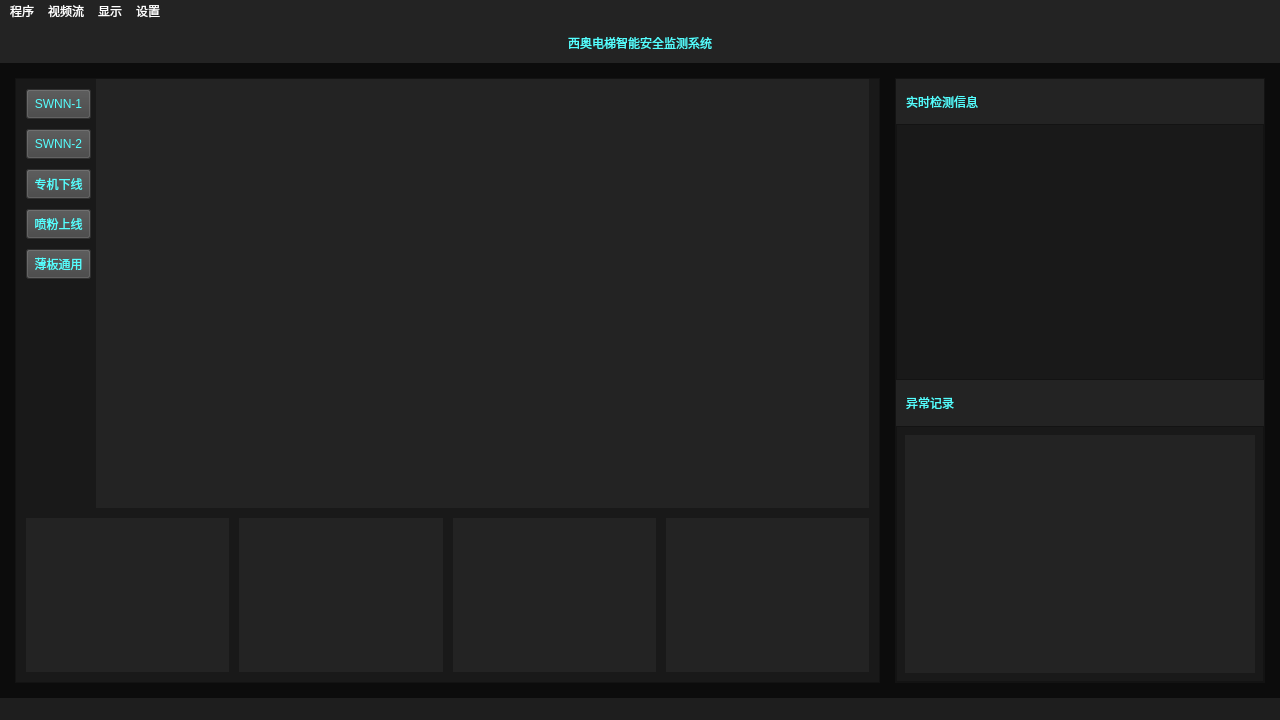
<?xml version="1.0" encoding="UTF-8"?>
<ui version="4.0">
 <class>MainWindow</class>
 <widget class="QMainWindow" name="MainWindow">
  <property name="geometry">
   <rect>
    <x>0</x>
    <y>0</y>
    <width>1280</width>
    <height>720</height>
   </rect>
  </property>
  <property name="windowTitle">
   <string>MainWindow</string>
  </property>
  <property name="styleSheet">
   <string notr="true">background-color: rgb(12, 12, 12);
color: rgb(85, 255, 255);</string>
  </property>
  <widget class="QWidget" name="centralwidget">
   <layout class="QVBoxLayout" name="verticalLayout" stretch="1,15">
    <property name="spacing">
     <number>15</number>
    </property>
    <property name="leftMargin">
     <number>0</number>
    </property>
    <property name="topMargin">
     <number>0</number>
    </property>
    <property name="rightMargin">
     <number>0</number>
    </property>
    <property name="bottomMargin">
     <number>15</number>
    </property>
    <item>
     <widget class="QLabel" name="titlelabel">
      <property name="sizePolicy">
       <sizepolicy hsizetype="Expanding" vsizetype="Preferred">
        <horstretch>1</horstretch>
        <verstretch>0</verstretch>
       </sizepolicy>
      </property>
      <property name="minimumSize">
       <size>
        <width>0</width>
        <height>40</height>
       </size>
      </property>
      <property name="maximumSize">
       <size>
        <width>16777215</width>
        <height>60</height>
       </size>
      </property>
      <property name="layoutDirection">
       <enum>Qt::LeftToRight</enum>
      </property>
      <property name="autoFillBackground">
       <bool>false</bool>
      </property>
      <property name="styleSheet">
       <string notr="true">background-color: rgb(35, 35, 35);
font: 29pt &quot;宋体&quot;;
color: rgb(90, 174, 242);
color: rgb(0, 255, 255);
color: rgb(85, 255, 255);</string>
      </property>
      <property name="text">
       <string>西奥电梯智能安全监测系统</string>
      </property>
      <property name="scaledContents">
       <bool>true</bool>
      </property>
      <property name="alignment">
       <set>Qt::AlignCenter</set>
      </property>
      <property name="indent">
       <number>0</number>
      </property>
      <property name="textInteractionFlags">
       <set>Qt::NoTextInteraction</set>
      </property>
     </widget>
    </item>
    <item>
     <layout class="QHBoxLayout" name="horizontalLayout_1" stretch="7,3">
      <property name="spacing">
       <number>15</number>
      </property>
      <property name="leftMargin">
       <number>15</number>
      </property>
      <property name="rightMargin">
       <number>15</number>
      </property>
      <item>
       <widget class="QFrame" name="frame_1">
        <property name="styleSheet">
         <string notr="true">background-color: rgb(25, 25, 25);</string>
        </property>
        <property name="frameShape">
         <enum>QFrame::StyledPanel</enum>
        </property>
        <property name="frameShadow">
         <enum>QFrame::Raised</enum>
        </property>
        <layout class="QVBoxLayout" name="verticalLayout_2" stretch="25,9">
         <property name="spacing">
          <number>10</number>
         </property>
         <property name="leftMargin">
          <number>10</number>
         </property>
         <property name="topMargin">
          <number>0</number>
         </property>
         <property name="rightMargin">
          <number>10</number>
         </property>
         <property name="bottomMargin">
          <number>10</number>
         </property>
         <item>
          <layout class="QHBoxLayout" name="horizontalLayout_2" stretch="7,100">
           <property name="spacing">
            <number>5</number>
           </property>
           <property name="leftMargin">
            <number>0</number>
           </property>
           <property name="topMargin">
            <number>0</number>
           </property>
           <property name="rightMargin">
            <number>0</number>
           </property>
           <property name="bottomMargin">
            <number>0</number>
           </property>
           <item>
            <layout class="QVBoxLayout" name="verticalLayout_1" stretch="1,1,1,1,1,10">
             <property name="spacing">
              <number>10</number>
             </property>
             <property name="sizeConstraint">
              <enum>QLayout::SetFixedSize</enum>
             </property>
             <property name="topMargin">
              <number>10</number>
             </property>
             <item alignment="Qt::AlignHCenter|Qt::AlignTop">
              <widget class="QPushButton" name="pushButton_1">
               <property name="sizePolicy">
                <sizepolicy hsizetype="MinimumExpanding" vsizetype="MinimumExpanding">
                 <horstretch>0</horstretch>
                 <verstretch>0</verstretch>
                </sizepolicy>
               </property>
               <property name="minimumSize">
                <size>
                 <width>65</width>
                 <height>30</height>
                </size>
               </property>
               <property name="maximumSize">
                <size>
                 <width>70</width>
                 <height>33</height>
                </size>
               </property>
               <property name="styleSheet">
                <string notr="true">color: rgb(198, 198, 198);
font: 12pt &quot;宋体&quot;;
background-color: rgb(66, 66, 66);
selection-background-color: rgb(45, 45, 45);
color: rgb(85, 255, 255);</string>
               </property>
               <property name="text">
                <string>SWNN-1</string>
               </property>
              </widget>
             </item>
             <item alignment="Qt::AlignHCenter|Qt::AlignVCenter">
              <widget class="QPushButton" name="pushButton_2">
               <property name="sizePolicy">
                <sizepolicy hsizetype="MinimumExpanding" vsizetype="MinimumExpanding">
                 <horstretch>1</horstretch>
                 <verstretch>1</verstretch>
                </sizepolicy>
               </property>
               <property name="minimumSize">
                <size>
                 <width>65</width>
                 <height>30</height>
                </size>
               </property>
               <property name="maximumSize">
                <size>
                 <width>70</width>
                 <height>33</height>
                </size>
               </property>
               <property name="styleSheet">
                <string notr="true">color: rgb(198, 198, 198);
font: 12pt &quot;宋体&quot;;
background-color: rgb(66, 66, 66);
selection-background-color: rgb(45, 45, 45);
color: rgb(85, 255, 255);</string>
               </property>
               <property name="text">
                <string>SWNN-2</string>
               </property>
              </widget>
             </item>
             <item alignment="Qt::AlignHCenter|Qt::AlignVCenter">
              <widget class="QPushButton" name="pushButton_3">
               <property name="sizePolicy">
                <sizepolicy hsizetype="MinimumExpanding" vsizetype="MinimumExpanding">
                 <horstretch>0</horstretch>
                 <verstretch>0</verstretch>
                </sizepolicy>
               </property>
               <property name="minimumSize">
                <size>
                 <width>65</width>
                 <height>30</height>
                </size>
               </property>
               <property name="maximumSize">
                <size>
                 <width>70</width>
                 <height>33</height>
                </size>
               </property>
               <property name="styleSheet">
                <string notr="true">color: rgb(198, 198, 198);
font: 12pt &quot;宋体&quot;;
background-color: rgb(66, 66, 66);
selection-background-color: rgb(45, 45, 45);
color: rgb(85, 255, 255);</string>
               </property>
               <property name="text">
                <string>专机下线</string>
               </property>
              </widget>
             </item>
             <item alignment="Qt::AlignHCenter|Qt::AlignVCenter">
              <widget class="QPushButton" name="pushButton_4">
               <property name="sizePolicy">
                <sizepolicy hsizetype="MinimumExpanding" vsizetype="MinimumExpanding">
                 <horstretch>0</horstretch>
                 <verstretch>0</verstretch>
                </sizepolicy>
               </property>
               <property name="minimumSize">
                <size>
                 <width>65</width>
                 <height>30</height>
                </size>
               </property>
               <property name="maximumSize">
                <size>
                 <width>70</width>
                 <height>33</height>
                </size>
               </property>
               <property name="styleSheet">
                <string notr="true">color: rgb(198, 198, 198);
font: 12pt &quot;宋体&quot;;
background-color: rgb(66, 66, 66);
selection-background-color: rgb(45, 45, 45);
color: rgb(85, 255, 255);</string>
               </property>
               <property name="text">
                <string>喷粉上线</string>
               </property>
              </widget>
             </item>
             <item alignment="Qt::AlignHCenter|Qt::AlignVCenter">
              <widget class="QPushButton" name="pushButton_5">
               <property name="sizePolicy">
                <sizepolicy hsizetype="MinimumExpanding" vsizetype="MinimumExpanding">
                 <horstretch>0</horstretch>
                 <verstretch>0</verstretch>
                </sizepolicy>
               </property>
               <property name="minimumSize">
                <size>
                 <width>65</width>
                 <height>30</height>
                </size>
               </property>
               <property name="maximumSize">
                <size>
                 <width>70</width>
                 <height>33</height>
                </size>
               </property>
               <property name="styleSheet">
                <string notr="true">color: rgb(198, 198, 198);
font: 12pt &quot;宋体&quot;;
background-color: rgb(66, 66, 66);
selection-background-color: rgb(45, 45, 45);
color: rgb(85, 255, 255);</string>
               </property>
               <property name="text">
                <string>薄板通用</string>
               </property>
              </widget>
             </item>
             <item>
              <spacer name="verticalSpacer">
               <property name="orientation">
                <enum>Qt::Vertical</enum>
               </property>
               <property name="sizeHint" stdset="0">
                <size>
                 <width>20</width>
                 <height>40</height>
                </size>
               </property>
              </spacer>
             </item>
            </layout>
           </item>
           <item>
            <widget class="QLabel" name="videoLabel_1">
             <property name="styleSheet">
              <string notr="true">background-color: rgb(35, 35, 35);</string>
             </property>
             <property name="text">
              <string/>
             </property>
            </widget>
           </item>
          </layout>
         </item>
         <item>
          <layout class="QHBoxLayout" name="horizontalLayout_3">
           <property name="spacing">
            <number>10</number>
           </property>
           <item>
            <widget class="QLabel" name="videoLabel_2">
             <property name="styleSheet">
              <string notr="true">background-color: rgb(35, 35, 35);</string>
             </property>
             <property name="text">
              <string/>
             </property>
            </widget>
           </item>
           <item>
            <widget class="QLabel" name="videoLabel_3">
             <property name="styleSheet">
              <string notr="true">background-color: rgb(35, 35, 35);</string>
             </property>
             <property name="text">
              <string/>
             </property>
            </widget>
           </item>
           <item>
            <widget class="QLabel" name="videoLabel_4">
             <property name="styleSheet">
              <string notr="true">background-color: rgb(35, 35, 35);</string>
             </property>
             <property name="text">
              <string/>
             </property>
            </widget>
           </item>
           <item>
            <widget class="QLabel" name="videoLabel_5">
             <property name="styleSheet">
              <string notr="true">background-color: rgb(35, 35, 35);</string>
             </property>
             <property name="text">
              <string/>
             </property>
            </widget>
           </item>
          </layout>
         </item>
        </layout>
       </widget>
      </item>
      <item>
       <widget class="QFrame" name="frame_2">
        <property name="maximumSize">
         <size>
          <width>16777215</width>
          <height>16777215</height>
         </size>
        </property>
        <property name="styleSheet">
         <string notr="true">background-color: rgb(25, 25, 25);</string>
        </property>
        <property name="frameShape">
         <enum>QFrame::StyledPanel</enum>
        </property>
        <property name="frameShadow">
         <enum>QFrame::Raised</enum>
        </property>
        <layout class="QVBoxLayout" name="verticalLayout_3" stretch="9,51,9,51">
         <property name="spacing">
          <number>0</number>
         </property>
         <property name="leftMargin">
          <number>0</number>
         </property>
         <property name="topMargin">
          <number>0</number>
         </property>
         <property name="rightMargin">
          <number>0</number>
         </property>
         <property name="bottomMargin">
          <number>0</number>
         </property>
         <item>
          <widget class="QLabel" name="logTitle">
           <property name="styleSheet">
            <string notr="true">background-color: rgb(35, 35, 35);
font: 22pt &quot;宋体&quot;;
color: rgb(200, 200, 200);
color: rgb(90, 174, 242);
color: rgb(85, 255, 255);</string>
           </property>
           <property name="text">
            <string>实时检测信息</string>
           </property>
           <property name="indent">
            <number>10</number>
           </property>
          </widget>
         </item>
         <item>
          <widget class="QTextBrowser" name="textBrowser">
           <property name="styleSheet">
            <string notr="true">gridline-color: rgb(25, 25, 25);
font: 16pt &quot;宋体&quot;;
background-color: rgb(25, 25, 25);
border-color: rgb(25, 25, 25);
color: rgb(200, 200, 200);</string>
           </property>
          </widget>
         </item>
         <item>
          <widget class="QLabel" name="recordTitle">
           <property name="styleSheet">
            <string notr="true">background-color: rgb(35, 35, 35);
font: 22pt &quot;宋体&quot;;
color: rgb(200, 200, 200);
color: rgb(90, 174, 242);
color: rgb(85, 255, 255);</string>
           </property>
           <property name="text">
            <string>异常记录</string>
           </property>
           <property name="indent">
            <number>10</number>
           </property>
          </widget>
         </item>
         <item>
          <widget class="QFrame" name="frame_3">
           <property name="styleSheet">
            <string notr="true">background-color: rgb(25, 25, 25);</string>
           </property>
           <property name="frameShape">
            <enum>QFrame::StyledPanel</enum>
           </property>
           <property name="frameShadow">
            <enum>QFrame::Raised</enum>
           </property>
           <layout class="QHBoxLayout" name="horizontalLayout_6">
            <property name="spacing">
             <number>0</number>
            </property>
            <property name="leftMargin">
             <number>8</number>
            </property>
            <property name="topMargin">
             <number>8</number>
            </property>
            <property name="rightMargin">
             <number>8</number>
            </property>
            <property name="bottomMargin">
             <number>8</number>
            </property>
            <item>
             <widget class="QLabel" name="recordLabel">
              <property name="styleSheet">
               <string notr="true">background-color: rgb(35, 35, 35);</string>
              </property>
              <property name="text">
               <string/>
              </property>
             </widget>
            </item>
           </layout>
          </widget>
         </item>
        </layout>
       </widget>
      </item>
     </layout>
    </item>
   </layout>
  </widget>
  <widget class="QMenuBar" name="menubar">
   <property name="geometry">
    <rect>
     <x>0</x>
     <y>0</y>
     <width>1280</width>
     <height>23</height>
    </rect>
   </property>
   <property name="styleSheet">
    <string notr="true">background-color: rgb(35, 35, 35);
selection-background-color: rgb(100, 100, 100);
color: rgb(255, 255, 255);</string>
   </property>
   <widget class="QMenu" name="processMenu">
    <property name="title">
     <string>程序</string>
    </property>
    <addaction name="start"/>
    <addaction name="stop"/>
   </widget>
   <widget class="QMenu" name="view_Menu">
    <property name="title">
     <string>显示</string>
    </property>
    <addaction name="fullScreen"/>
    <addaction name="exitFullScreen"/>
   </widget>
   <widget class="QMenu" name="setupMenu">
    <property name="title">
     <string>设置</string>
    </property>
    <addaction name="openConfigFile"/>
   </widget>
   <widget class="QMenu" name="streamMenu">
    <property name="title">
     <string>视频流</string>
    </property>
    <addaction name="stream_1"/>
    <addaction name="stream_2"/>
    <addaction name="stream_3"/>
    <addaction name="stream_4"/>
    <addaction name="stream_5"/>
   </widget>
   <addaction name="processMenu"/>
   <addaction name="streamMenu"/>
   <addaction name="view_Menu"/>
   <addaction name="setupMenu"/>
  </widget>
  <widget class="QStatusBar" name="statusbar">
   <property name="styleSheet">
    <string notr="true">background-color: rgb(30, 30, 30);
color: rgb(255, 255, 255);</string>
   </property>
  </widget>
  <action name="fullScreen">
   <property name="text">
    <string>全屏模式</string>
   </property>
  </action>
  <action name="start">
   <property name="text">
    <string>运行</string>
   </property>
  </action>
  <action name="stop">
   <property name="text">
    <string>终止</string>
   </property>
  </action>
  <action name="openConfigFile">
   <property name="text">
    <string>打开配置文件</string>
   </property>
  </action>
  <action name="stream_1">
   <property name="text">
    <string>萨瓦尼尼-1</string>
   </property>
  </action>
  <action name="stream_2">
   <property name="text">
    <string>萨瓦尼尼-2</string>
   </property>
  </action>
  <action name="stream_3">
   <property name="text">
    <string>专机下线</string>
   </property>
  </action>
  <action name="stream_4">
   <property name="text">
    <string>喷粉上线</string>
   </property>
  </action>
  <action name="stream_5">
   <property name="text">
    <string>薄板通用</string>
   </property>
  </action>
  <action name="exitFullScreen">
   <property name="text">
    <string>退出全屏</string>
   </property>
  </action>
 </widget>
 <resources/>
 <connections/>
</ui>
